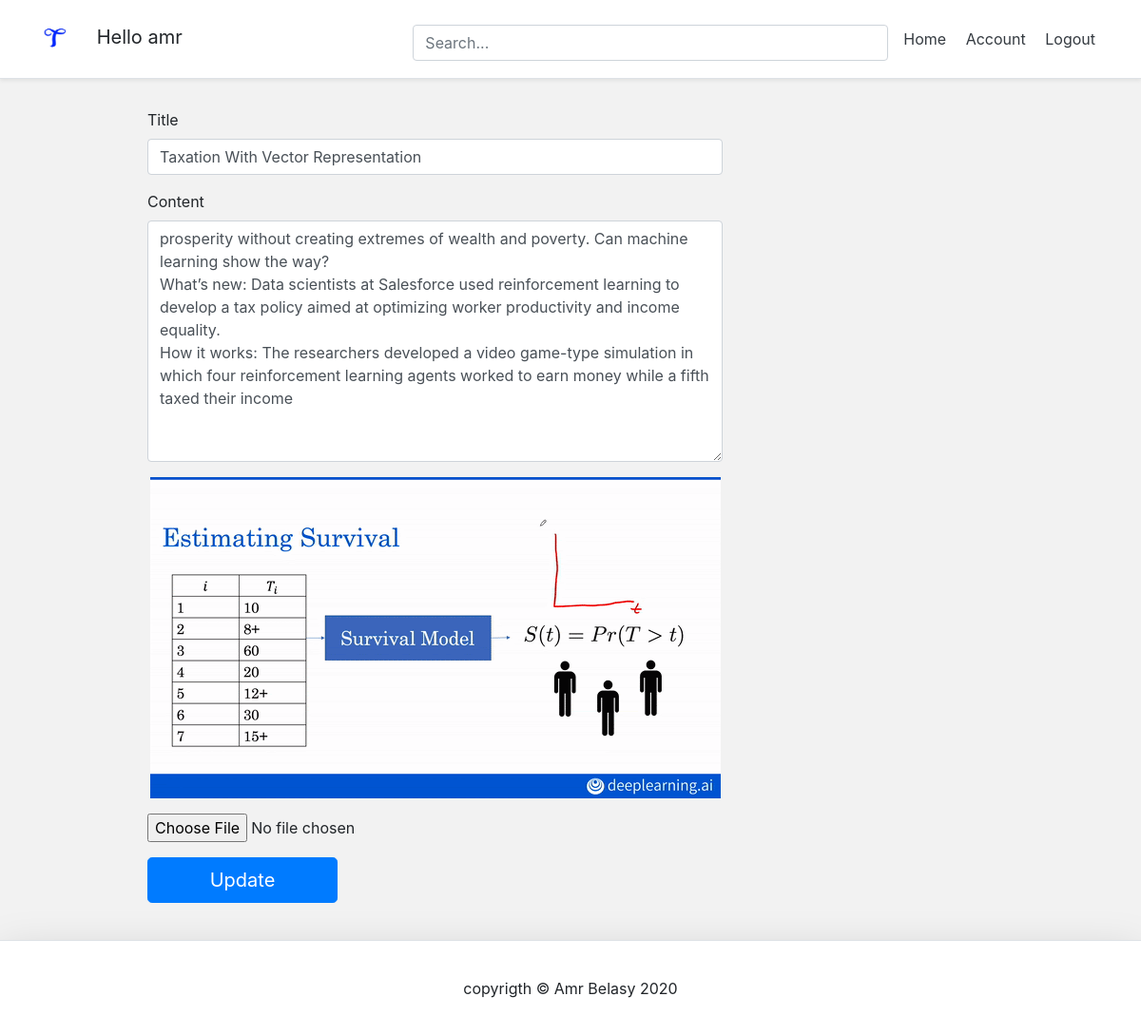
Page /blog/amr-taxation-with-vector-representation/edit/ (signed in) on the committed database.
### account/models.py (models this page shows, shortened)
class Account(AbstractBaseUser):
    email                   = models.EmailField(verbose_name="email", max_length=60, unique=True)
    username                = models.CharField(max_length=30, unique=True)
    date_joined             = models.DateTimeField(verbose_name="date joined", auto_now_add=True)
    last_login              = models.DateTimeField(verbose_name="last login", auto_now=True)
    is_admin                = models.BooleanField(default=False)
    is_active               = models.BooleanField(default=True)
    is_staff                = models.BooleanField(default=False)
    is_superuser            = models.BooleanField(default=False)
    objects = MyAccountManager()
    USERNAME_FIELD = 'email'
    REQUIRED_FIELDS = ['username']

### blog/models.py (models this page shows, shortened)
class BlogPost(models.Model):
	title 					= models.CharField(max_length=50, null=False, blank=False)
	body 					= models.TextField(max_length=500, null=False, blank=False)
	image		 			= models.ImageField(upload_to=upload_location, null=True, blank=True)
	date_published 			= models.DateTimeField(auto_now_add=True, verbose_name="date published")
	date_updated 			= models.DateTimeField(auto_now=True, verbose_name="date updated")
	author 					= models.ForeignKey(settings.AUTH_USER_MODEL, on_delete=models.CASCADE)
	slug 					= models.SlugField(blank=True, unique=True)

### blog/views.py (the view, shortened to what this page needs)
# urls.py: path('<slug>/edit/', edit_blog_view, name='edit'),
def edit_blog_view(request, slug):
	context = {}
	user = request.user
	if not user.is_authenticated:
		return redirect('must_authenticate')
	blog_post = get_object_or_404(BlogPost, slug=slug)
	if blog_post.author != user:
		return HttpResponse('You are not the author of that post.')
	form = UpdateBlogPostForm(
			initial={
					"title": blog_post.title,
					"body": blog_post.body,
					"image": blog_post.image,
				}
			)
	context['form'] = form
	return render(request, 'blog/edit_blog.html', context)

### blog/forms.py (shortened to what this page needs)
class UpdateBlogPostForm(forms.ModelForm):
    class Meta:
        model = BlogPost
        fields = ['title', 'body', 'image']

### blog/templates/blog/edit_blog.html (shortened to what this page needs)
{% extends 'base.html' %}
{% block content %}
<div class="container">
	<div class="row">
		<div class="col-lg-7 offset-lg-1">
			<form class="create-form" method="post" enctype="multipart/form-data">{% csrf_token %}
				<div class="form-group">
					<label for="id_title">Title</label>
					<input class="form-control" type="text" name="title" id="id_title" placeholder="Title" value="{{form.initial.title}}" required autofocus>
				</div>
				<div class="form-group">
					<label for="id_body">Content</label>
					<textarea class="form-control" rows="10" type="text" name="body" id="id_body" placeholder="This blog is about..."
					required>{{form.initial.body}}</textarea>
				</div>
				<div class="form-group image-group" id="id_image_group">
				</div>
				<input type="file" name="image" id="id_image_file" accept="image/*" onchange="readURL(this)">
				<button class="submit-button btn btn-lg btn-primary btn-block" type="submit">Update</button>
			</form>
		</div>
	</div>
</div>
{% endblock content %}

### templates/snippets/header.html (shortened to what this page needs)
{% load static %}
<div class="d-flex flex-column flex-md-row align-items-center p-3 px-md-4 mb-3 bg-white border-bottom shadow-sm">
  <h5 class="my-0 mr-md-auto font-weight-normal">
    {% if request.user.is_authenticated %}
    <img src="{% static 'logo2.png' %}" width="72" height="50">
  		Hello {{request.user.username}}
  	{% endif %}
  </h5>
  <div class="search-bar mt-sm-2 mr-2">
  	<form method="get">
  		<input class="form-control"  type="text" name="q" id="id_q" placeholder="Search...">
  	</form>
  </div>
  <nav class="my-2 my-md-0 mr-md-3">
  	{% if request.user.is_authenticated %}
	  	<a class="p-2 text-dark" href="{% url 'home' %}">Home</a>
	    <a class="p-2 text-dark" href="{% url 'account' %}">Account</a>
	    <a class="p-2 text-dark" href="{% url 'logout' %}">Logout</a>
	{% else %}
		<a class="p-2 text-dark" href="{% url 'home' %}">Home</a>
	    <a class="p-2 text-dark" href="{% url 'login' %}">Login</a>
	    <a class="btn btn-outline-primary" href="{% url 'register' %}">Register</a>
	{% endif %}
  </nav>
</div>

### templates/snippets/header.html (style rules this page uses)
@media (min-width: 768px) { html { font-size: 16px; } }
.search-bar { max-width: 500px; width: 100%; }
form { width: 100%; }

### templates/snippets/base_css.html (style rules this page uses)
body { background-color: #f2f2f2; }

### blog/templates/blog/edit_blog.html (style rules this page uses)
.create-form { width: 100%; max-width: 100%; padding: 15px; margin: auto; }
.submit-button { max-width: 200px; }
.image-group { position: relative; text-align: center; cursor:pointer; }

### rows in the picture
Account: user.username "amr"
BlogPost: title "Taxation With Vector Representation", body "prosperity without creating extremes of wealth and poverty. Can machine learning show the way? What’s new: Data scientists at Salesforce used reinforcement learning to develop a tax policy aimed at optimizing worker productivity and income equality. How it works: The researchers developed a video game-type simulation in which four reinforcement learning agents worked to earn money while a fifth taxed their income"
